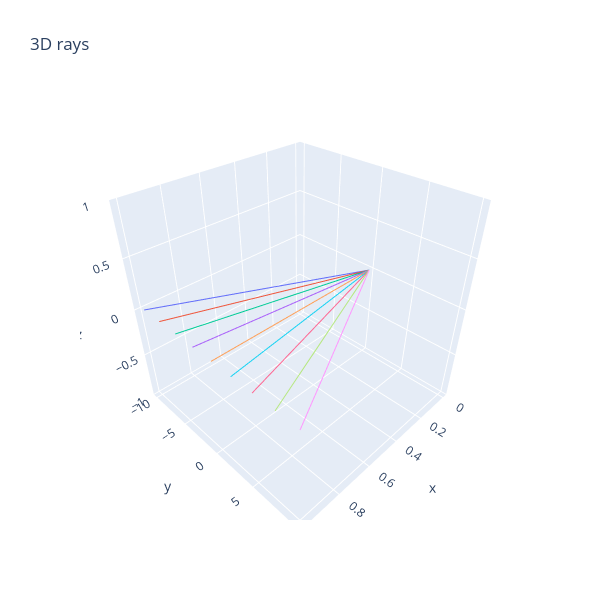

This figure's notebook cell:
### Markdown cell above
Implement the following `make_rays_1d` function so it generates some rays coming out of the origin, which we'll take to be `(0, 0, 0)`.

Calling `render_lines_with_plotly` on your rays will display them in a 3D plot.

### Code cell
def make_rays_1d(num_pixels: int, y_limit: float) -> Tensor:
    """
    num_pixels: The number of pixels in the y dimension. Since there is one ray per pixel, this is
        also the number of rays.
    y_limit: At x=1, the rays should extend from -y_limit to +y_limit, inclusive of both endpoints.

    Returns: shape (num_pixels, num_points=2, num_dim=3) where the num_points dimension contains
        (origin, direction) and the num_dim dimension contains xyz.

    Example of make_rays_1d(9, 1.0): [
        [[0, 0, 0], [1, -1.0, 0]],
        [[0, 0, 0], [1, -0.75, 0]],
        [[0, 0, 0], [1, -0.5, 0]],
        ...
        [[0, 0, 0], [1, 0.75, 0]],
        [[0, 0, 0], [1, 1, 0]],
    ]
    """
    # we need to create 9 numbers in y between -y_limit and y_limit
    # print('num_pixels', num_pixels)
    rays = t.zeros(num_pixels, 2, 3)
    t.linspace(-y_limit, y_limit, num_pixels, out=rays[:, 1, 1])
    # print('rays', rays)
    # print('y vals', y_vals)
    rays[:, 1, 0] = 1.0
    return rays


tests.test_make_rays_1d(make_rays_1d)

rays1d = make_rays_1d(9, 10.0)
fig = render_lines_with_plotly(rays1d)

### Figure 1 — Plotly figure (JSON) as saved in the notebook; plotly's stock layout.template omitted (floating-point values rounded to 4 significant figures)
{"data": [{"mode": "lines", "type": "scatter3d", "x": [0.0, 1.0], "y": [0.0, -10.0], "z": [0.0, 0.0]}, {"mode": "lines", "type": "scatter3d", "x": [0.0, 1.0], "y": [0.0, -7.5], "z": [0.0, 0.0]}, {"mode": "lines", "type": "scatter3d", "x": [0.0, 1.0], "y": [0.0, -5.0], "z": [0.0, 0.0]}, {"mode": "lines", "type": "scatter3d", "x": [0.0, 1.0], "y": [0.0, -2.5], "z": [0.0, 0.0]}, {"mode": "lines", "type": "scatter3d", "x": [0.0, 1.0], "y": [0.0, 0.0], "z": [0.0, 0.0]}, {"mode": "lines", "type": "scatter3d", "x": [0.0, 1.0], "y": [0.0, 2.5], "z": [0.0, 0.0]}, {"mode": "lines", "type": "scatter3d", "x": [0.0, 1.0], "y": [0.0, 5.0], "z": [0.0, 0.0]}, {"mode": "lines", "type": "scatter3d", "x": [0.0, 1.0], "y": [0.0, 7.5], "z": [0.0, 0.0]}, {"mode": "lines", "type": "scatter3d", "x": [0.0, 1.0], "y": [0.0, 10.0], "z": [0.0, 0.0]}], "layout": {"height": 600, "showlegend": false, "title": {"text": "3D rays"}, "width": 600}}
